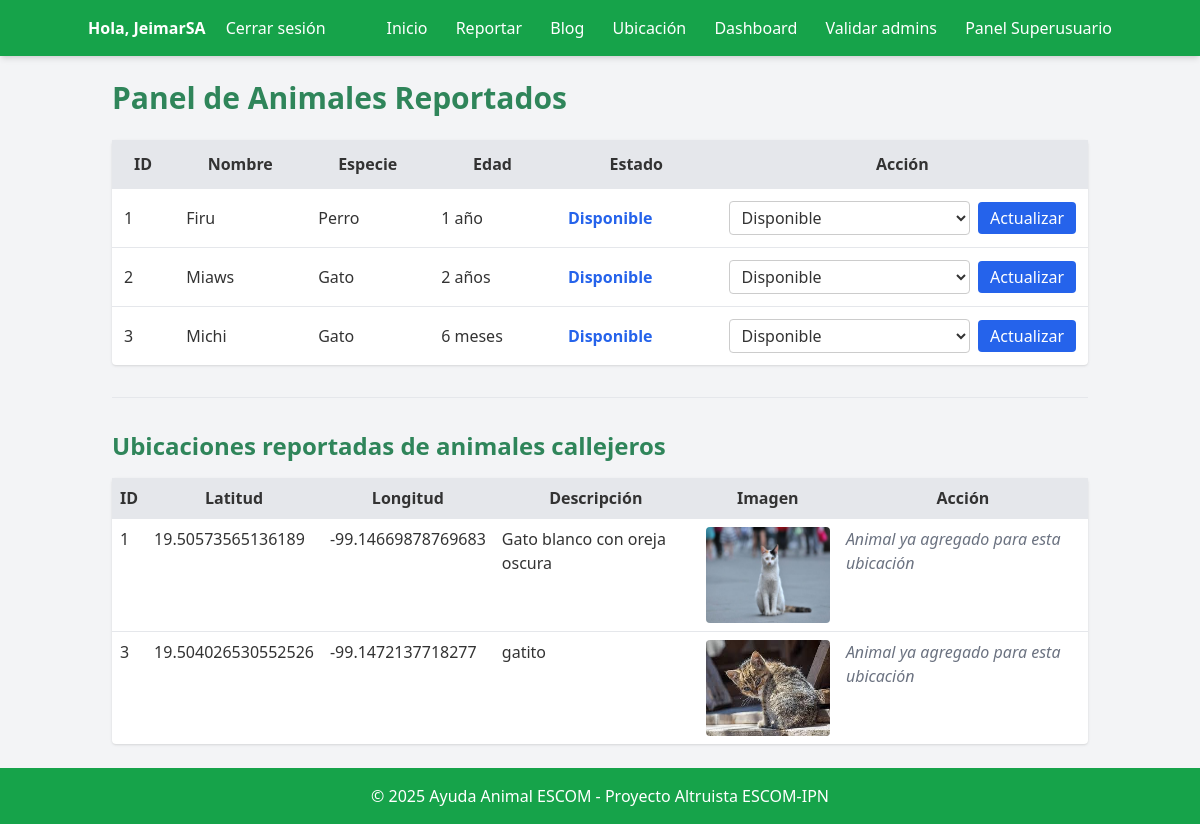
/dashboard (signed in), run on the app's committed database.
### app.py (models this page shows)
class Usuario(db.Model, UserMixin):
    id = db.Column(db.Integer, primary_key=True)
    username = db.Column(db.String(50), unique=True)
    email = db.Column(db.String(100), unique=True)
    password_hash = db.Column(db.String(128))
    rol = db.Column(db.String(20), default='usuario')
    activo = db.Column(db.Boolean, default=True)

class Animal(db.Model):
    id = db.Column(db.Integer, primary_key=True)
    nombre = db.Column(db.String(50))
    especie = db.Column(db.String(20))
    edad = db.Column(db.String(20))
    descripcion = db.Column(db.Text)
    imagen = db.Column(db.String(100))
    estatus = db.Column(db.String(20), default="Disponible")  # Nuevo campo de estatus
    lat = db.Column(db.Float)
    lng = db.Column(db.Float)

class Ubicacion(db.Model):
    id = db.Column(db.Integer, primary_key=True)
    lat = db.Column(db.Float)
    lng = db.Column(db.Float)
    descripcion = db.Column(db.Text)
    imagen = db.Column(db.String(100))  # Asegúrate de tener este campo

### app.py (the view)
@app.route('/dashboard')
@login_required
def dashboard():
    if current_user.rol not in ['admin', 'superusuario']:
        flash("No tienes permiso para acceder a esta página.")
        return redirect(url_for('index'))
    animales = Animal.query.filter(Animal.estatus != 'Eliminado').all()
    ubicaciones = Ubicacion.query.all()
    coords_animales = {(a.lat, a.lng) for a in animales}
    return render_template('dashboard.html', animales=animales, ubicaciones=ubicaciones, coords_animales=coords_animales)

### app.py (called while the page is built)
@login_manager.user_loader
def load_user(user_id):
    return Usuario.query.get(int(user_id))

### templates/dashboard.html (shortened to what this page needs)
{% extends 'base.html' %}
{% block content %}
<h2 class="text-3xl font-semibold mb-6">Panel de Animales Reportados</h2>
<table class="table-auto w-full bg-white shadow rounded mb-8">
    <thead>
        <tr class="bg-gray-200">
            <th class="p-3">ID</th>
            <th class="p-3">Nombre</th>
            <th class="p-3">Especie</th>
            <th class="p-3">Edad</th>
            <th class="p-3">Estado</th>
            <th class="p-3">Acción</th>
        </tr>
    </thead>
    <tbody>
        {% for animal in animales %}
        <tr class="border-t">
            <td class="p-3">{{ animal.id }}</td>
            <td class="p-3">{{ animal.nombre }}</td>
            <td class="p-3">{{ animal.especie }}</td>
            <td class="p-3">{{ animal.edad }}</td>
            <td class="p-3 font-semibold
                {% if animal.estatus == "Adoptado" %}text-green-600
                {% elif animal.estatus == "En proceso" %}text-yellow-600
                {% else %}text-blue-600{% endif %}">
                {{ animal.estatus or "Disponible" }}
            </td>
            <td class="p-3">
                <form action="{{ url_for('actualizar_estatus', id=animal.id) }}" method="POST" class="flex items-center space-x-2">
                    <select name="estatus" class="border rounded px-2 py-1">
                        <option value="Disponible" {% if animal.estatus == "Disponible" %}selected{% endif %}>Disponible</option>
                    </select>
                    <button type="submit" class="bg-blue-600 text-white px-3 py-1 rounded hover:bg-blue-700">Actualizar</button>
                </form>
            </td>
        </tr>
        {% endfor %}
    </tbody>
</table>
<hr class="my-8">
<h2 class="text-2xl font-semibold mb-4">Ubicaciones reportadas de animales callejeros</h2>
<table class="table-auto w-full bg-white shadow rounded">
    <thead>
        <tr class="bg-gray-200">
            <th class="p-2">ID</th>
            <th class="p-2">Latitud</th>
            <th class="p-2">Longitud</th>
            <th class="p-2">Descripción</th>
            <th class="p-2">Imagen</th>
            <th class="p-2">Acción</th>
        </tr>
    </thead>
    <tbody>
        {% for u in ubicaciones %}
        <tr class="border-t align-top">
            <td class="p-2">{{ u.id }}</td>
            <td class="p-2">{{ u.lat }}</td>
            <td class="p-2">{{ u.lng }}</td>
            <td class="p-2">{{ u.descripcion }}</td>
            <td class="p-2">
                {% if u.imagen %}
                    <img src="{{ url_for('static', filename='img/' + u.imagen) }}" alt="Imagen" class="h-24 rounded">
                {% else %}
                    Sin imagen
                {% endif %}
            </td>
            <td class="p-2">
                {% if (u.lat, u.lng) not in coords_animales %}
                    <form action="{{ url_for('crear_desde_ubicacion', id=u.id) }}" method="POST" class="space-y-1">
                        <input type="text" name="nombre" placeholder="Nombre" class="border rounded px-2 py-1 w-full" required>
                        <select name="especie" class="border rounded px-2 py-1 w-full" required>
                            <option value="">Selecciona especie</option>
                            <option value="Perro">Perro</option>
                            <option value="Gato">Gato</option>
                            <option value="Otra">Otra</option>
                        </select>
                        <input type="text" name="edad" placeholder="Edad" class="border rounded px-2 py-1 w-full" required>
                        <textarea name="descripcion" rows="2" placeholder="Descripción" class="border rounded px-2 py-1 w-full" required>{{ u.descripcion }}</textarea>
                        <button type="submit" class="bg-green-600 text-white px-3 py-1 rounded hover:bg-green-700 mt-1 w-full">
                            Agregar como adoptable
                        </button>
                    </form>
                {% else %}
                    <span class="text-gray-500 italic">Animal ya agregado para esta ubicación</span>
                {% endif %}
            </td>
        </tr>
        {% endfor %}
    </tbody>
</table>
{% endblock %}

### templates/base.html (shortened to what this page needs)
<!DOCTYPE html>
<html lang="es">
<head>
    <script src="https://cdn.tailwindcss.com"></script>
    <link rel="stylesheet" href="{{ url_for('static', filename='css/style.css') }}">
</head>
<body class="bg-gray-100 font-sans min-h-screen flex flex-col">
<header class="bg-green-600 text-white p-4 shadow-md">
    <div class="container mx-auto flex justify-between items-center">
        <div class="space-x-4">
            {% if current_user.is_authenticated %}
                <span class="font-semibold">Hola, {{ current_user.username }}</span>
                <a href="{{ url_for('logout') }}" class="hover:underline">Cerrar sesión</a>
            {% else %}
                <a href="{{ url_for('login') }}" class="hover:underline">Iniciar sesión</a>
                <a href="{{ url_for('register') }}" class="hover:underline">Registrarse</a>
            {% endif %}
        </div>
        <nav class="space-x-6">
            <a href="{{ url_for('index') }}" class="hover:underline">Inicio</a>
            {% if current_user.is_authenticated %}
                <a href="{{ url_for('reportar') }}" class="hover:underline">Reportar</a>
                <a href="{{ url_for('blog') }}" class="hover:underline">Blog</a>
            {% endif %}
            <a href="{{ url_for('ubicacion') }}" class="hover:underline">Ubicación</a>
            {% if current_user.is_authenticated and current_user.rol == 'admin' or current_user.rol == 'superusuario'%}
                <a href="{{ url_for('dashboard') }}" class="hover:underline">Dashboard</a>
            {% endif %}
            {% if current_user.is_authenticated and current_user.rol == 'superusuario' %}
                <a href="{{ url_for('validar_admines') }}" class="hover:underline">Validar admins</a>
            {% endif %}
            {% if current_user.is_authenticated and current_user.rol == 'superusuario' %}
                <a href="{{ url_for('panel_superusuario') }}" class="hover:underline">Panel Superusuario</a>
            {% endif %}
        </nav>
    </div>
</header>
<main class="container mx-auto flex-grow p-6">
    {% block content %}{% endblock %}
</main>
<footer class="bg-green-600 text-white text-center p-4 mt-auto">
    <p>© 2025 Ayuda Animal ESCOM - Proyecto Altruista ESCOM-IPN</p>
</footer>
</body>
</html>

### static/css/style.css (style rules this page uses)
body { font-family: 'Segoe UI', Tahoma, Geneva, Verdana, sans-serif; background-color: #f0fdf4; color: #333; line-height: 1.6; }
h1, h2, h3 { color: #2f855a; font-weight: bold; }
a { color: #2563eb; text-decoration: none; }
header { background-color: #38a169; box-shadow: 0 2px 6px rgba(0, 0, 0, 0.2); }
header a { color: white; font-weight: 500; }
footer { background-color: #2f855a; color: white; }
button, input[type="submit"] { background-color: #38a169; color: white; padding: 0.6rem 1.2rem; border: none; border-radius: 8px; font-weight: 600; cursor: pointer; transition: background-color 0.3s ease, transform 0.2s ease; }
input[type="text"], input[type="email"], input[type="password"], textarea, select { width: 100%; padding: 0.5rem 0.75rem; border: 1px solid #ccc; border-radius: 6px; background: #fff; transition: border-color 0.3s, box-shadow 0.3s; }

### data on the page
Usuario: username "JeimarSA"
Animal: id "1", nombre "Firu", especie "Perro", edad "1 año", estatus "Disponible"
Animal: id "2", nombre "Miaws", especie "Gato", edad "2 años", estatus "Disponible"
Animal: id "3", nombre "Michi", especie "Gato", edad "6 meses", estatus "Disponible"
Ubicacion: id "1", lat "19.50573565136189", lng "-99.14669878769683", descripcion "Gato blanco con oreja oscura", imagen (picture), shows "Animal ya agregado para esta ubicación"
Ubicacion: id "3", lat "19.504026530552526", lng "-99.1472137718277", descripcion "gatito", imagen (picture), shows "Animal ya agregado para esta ubicación"
